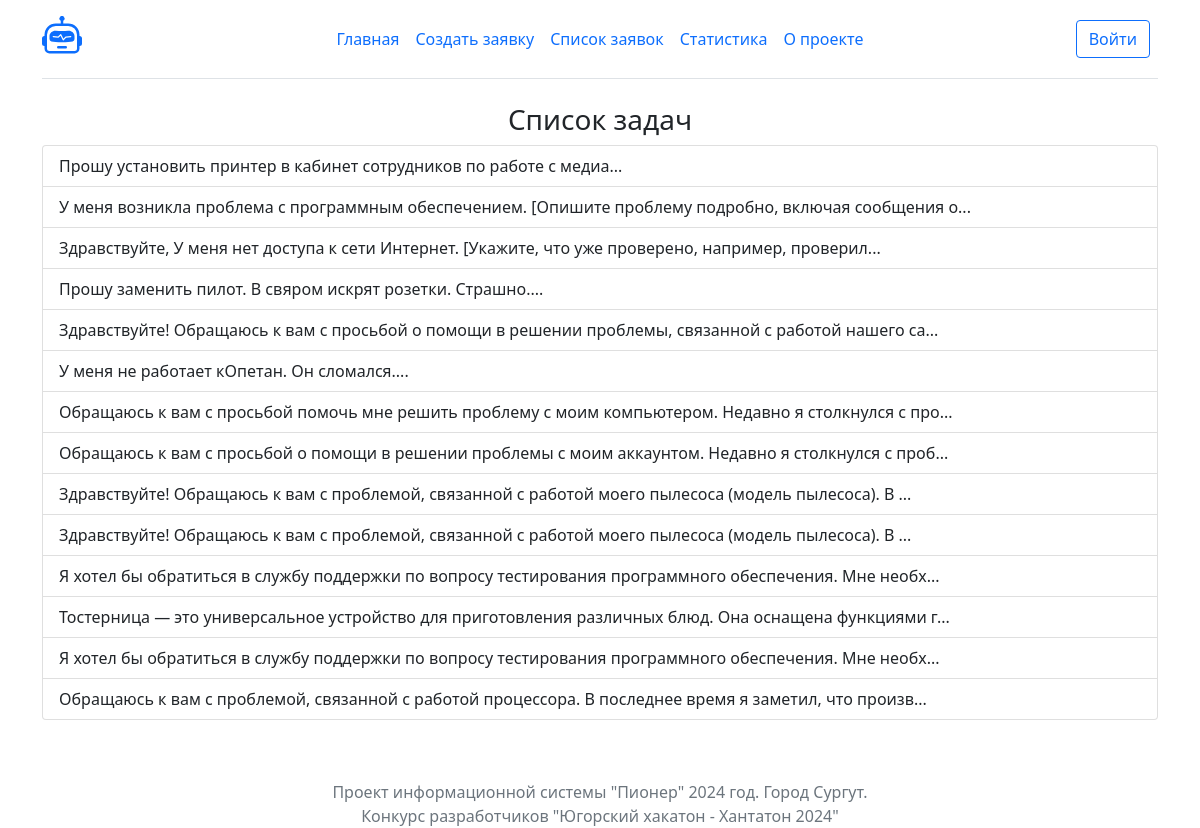
/tasks/, run on an earlier commit of the app's database.
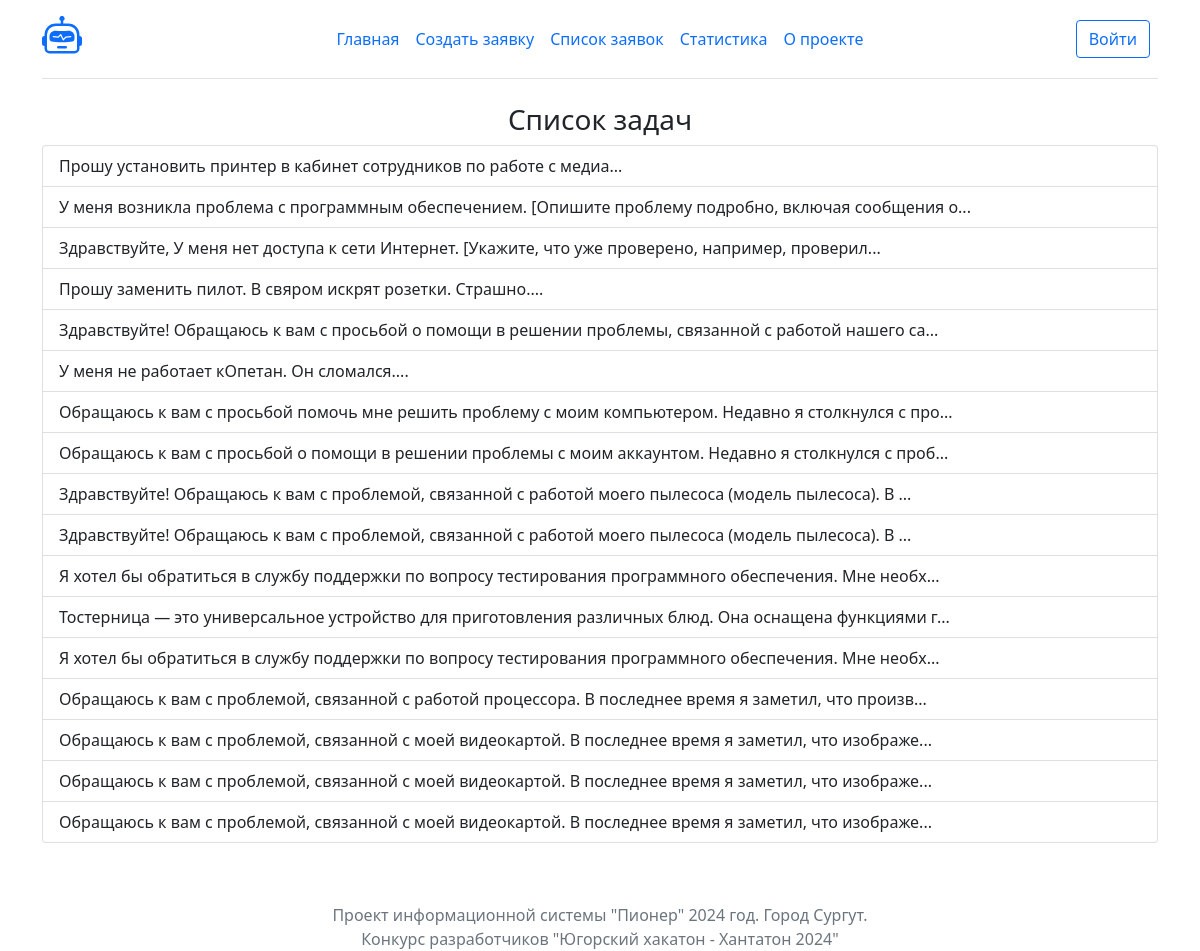
And on a later commit of the database.
### tasks/models.py (models this page shows)
class Task(models.Model):
    title = models.CharField(max_length=1024, null=True)
    message = models.TextField()
    authors = models.CharField(max_length=1024)
    contractor = models.ForeignKey(User, on_delete=models.CASCADE, null=True)
    created = models.DateTimeField("date published", auto_now_add= True)
    closed = models.BooleanField(default=False)
    typetask = models.ForeignKey(TypeTask, on_delete=models.CASCADE, null=True)
    priority = models.ForeignKey(Priority, on_delete=models.CASCADE, null=True)
    def __str__(self):
        return self.message[:100] + '...'

### tasks/views.py (the view)
# urls.py: path('tasks/', views.tasks_list, name='task list'),
def tasks_list(request):
    tasks_list_to_page = Task.objects.all()
    return render(request, 'tasks/task_list.html', {'task_list': tasks_list_to_page})

### tasks/templates/tasks/task_list.html
{% extends "tasks/base.html" %}
{% block content %}
    <div class="container">
        <div class="row">
            <div class="col-lg-12">
                <h3 class="text-center text">Список задач</h3>
                {% if task_list %}
                <div class="list-group">
                    {% for task in task_list %}
                        <a href='/task/{{ task.id }}/' class="list-group-item list-group-item-action">{{ task }}</a>
                    {% endfor %}
                {% else %}
                    <p>Список заявок пуст</p>
                </div>
                {% endif %}
            </div>
        </div>
    </div>
{% endblock %}

### tasks/templates/tasks/base.html (shortened to what this page needs)
<!DOCTYPE html>
<html lang="en">
<head>
    <link href="https://cdn.jsdelivr.net/npm/bootstrap@5.1.3/dist/css/bootstrap.min.css" rel="stylesheet">
</head>
<div class="container">
    <header class="d-flex flex-wrap align-items-center justify-content-center justify-content-md-between py-3 mb-4 border-bottom">
      <div class="col-md-3 mb-2 mb-md-0">
        <a href="/" class="d-inline-flex link-body-emphasis text-decoration-none">
        </a>
      </div>
      <ul class="nav col-12 col-md-auto mb-2 justify-content-center mb-md-0">
        <li><a href="/" class="nav-link px-2">Главная</a></li>
        <li><a href="/new" class="nav-link px-2">Создать заявку</a></li>
        <li><a href="/tasks" class="nav-link px-2">Список заявок</a></li>
        <li><a href="/dashboard" class="nav-link px-2">Статистика</a></li>
        <li><a href="/about" class="nav-link px-2">О проекте</a></li>
      </ul>
      <div class="col-md-3 text-end">
          <a href="/admin" class="btn btn-outline-primary me-2">Войти</a>
      </div>
    </header>
  </div>
<body>
{% block content %}
{% endblock %}
<footer>
    <div class="container">
        <div class="row">
            <div class="col-12 footer text-center text-secondary" style="height:50px; margin-top:50px">
                Проект информационной системы "Пионер" 2024 год. Город Сургут.
                <p>Конкурс разработчиков "Югорский хакатон - Хантатон 2024"</p>
            </div>
        </div>
    </div>
</footer>
</body>
</html>

What changed in the data, as far as the page shows it:
added Task: message "Обращаюсь к вам с проблемой, связанной с моей видеокартой. В последнее время я заметил, что изображе..."
added Task: message "Обращаюсь к вам с проблемой, связанной с моей видеокартой. В последнее время я заметил, что изображе..."
added Task: message "Обращаюсь к вам с проблемой, связанной с моей видеокартой. В последнее время я заметил, что изображе..."
